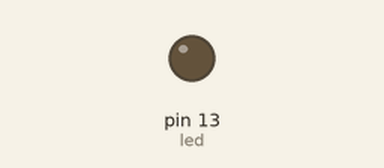
The sketch below on a simulated Arduino Uno, built with avr-gcc and run on an emulated ATmega328P. Parts: output pins drawn as LEDs (lit = HIGH).

Above: at 0.05 s.
At 1.05 s:
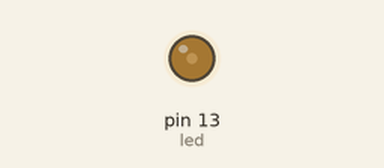
At 2.05 s:
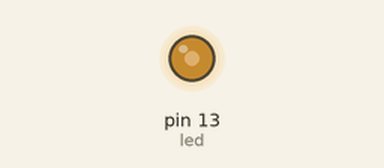
At 4.05 s:
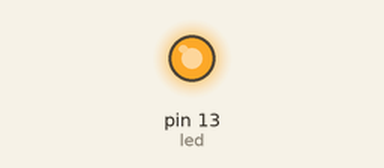
Timing chart, 0 to 5.3 s (numbered marks = the images above):
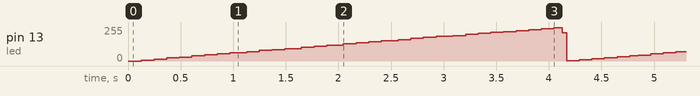

The sketch:

sketch_feb15b.ino
```cpp
int led = 13;

void setup() {
  // put your setup code here, to run once:
   pinMode(led,OUTPUT);
}

void loop() {
  // put your main code here, to run repeatedly:
  //digitalWrite(led,HIGH);

  int out = 0;
  int persent;
  int pwm;
  int a=0;
  while(1)
  {
   persent ++;
   if (persent >= 1000)
   {
     persent = 0;
   }

    for(pwm  = 0; pwm < 1000; pwm ++)
    {
      if(pwm > persent)
      {
        //out =0;
        digitalWrite(led,LOW);
      }
      else
      {
        //out = 1;
        digitalWrite(led,HIGH);
      }
    }
  }
}
```
